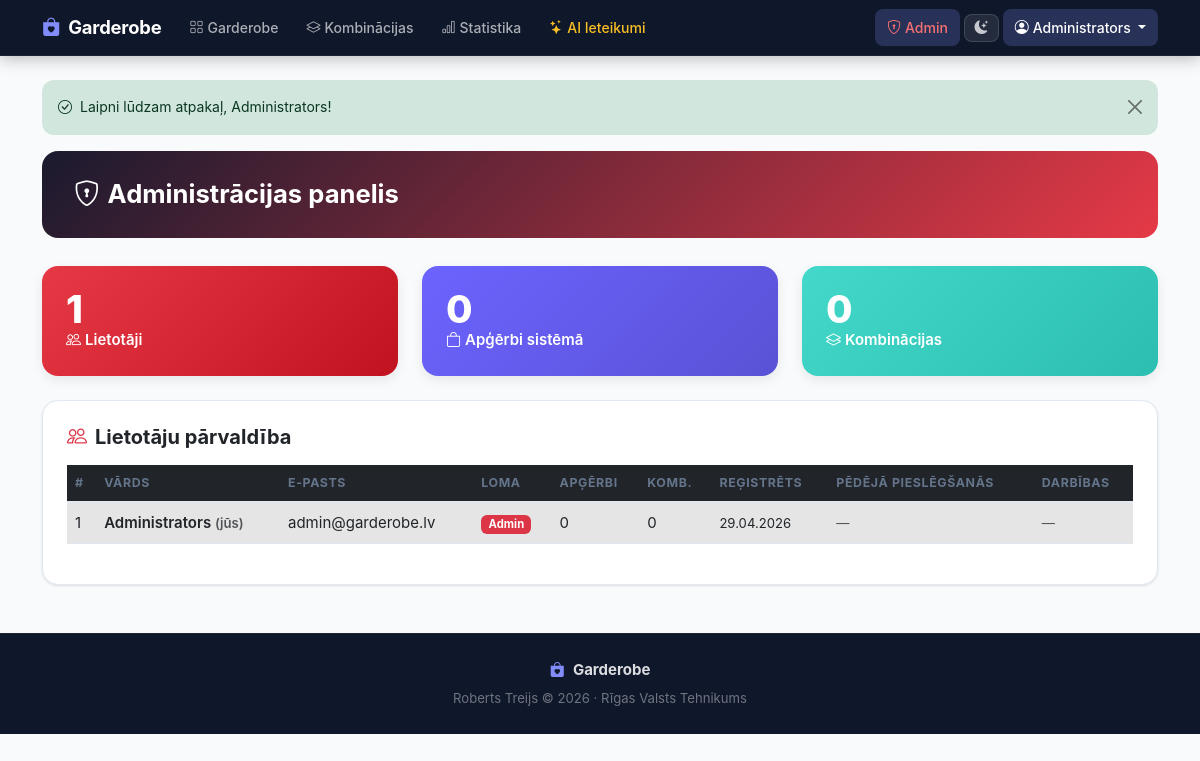
Screenshot of /pages/admin.php (signed in) with the database file from the repository.
### tables this page shows
CREATE TABLE IF NOT EXISTS users (
    id BIGINT UNSIGNED NOT NULL AUTO_INCREMENT,
    name VARCHAR(100) NOT NULL,
    email VARCHAR(150) NOT NULL UNIQUE,
    password VARCHAR(255) NOT NULL,
    role ENUM('user','premium','admin') DEFAULT 'user',
    style_preferences VARCHAR(100) NULL,
    sizes VARCHAR(100) NULL,
    last_login TIMESTAMP NULL DEFAULT NULL,
    created_at TIMESTAMP DEFAULT CURRENT_TIMESTAMP,
    PRIMARY KEY (id)
);

### includes/auth.php (called while the page is built, shortened)
<?php
function isLoggedIn() {
    return isset($_SESSION['user_id']);
}
function getCurrentUser() {
    $db = getDB();
    $stmt = $db->prepare("SELECT * FROM users WHERE id = ?");
    $stmt->execute([$_SESSION['user_id']]);
    return $stmt->fetch();
}
function isPremium() {
    $user = getCurrentUser();
    return $user && in_array($user['role'], ['premium', 'admin']);
}
function getFlash() {
    if (isset($_SESSION['flash'])) {
        $flash = $_SESSION['flash'];
        return $flash;
    }
    return null;
}
function sanitize($str) {
    return htmlspecialchars(trim($str), ENT_QUOTES, 'UTF-8');
}

### pages/admin.php (the view, shortened to what this page needs)
<?php
require_once __DIR__ . '/../includes/auth.php';
$user = getCurrentUser();
$db   = getDB();
$userCount    = $db->query("SELECT COUNT(*) FROM users")->fetchColumn();
$clothingCount= $db->query("SELECT COUNT(*) FROM clothing")->fetchColumn();
$outfitCount  = $db->query("SELECT COUNT(*) FROM outfits")->fetchColumn();
$users = $db->query("SELECT u.*,
    (SELECT COUNT(*) FROM clothing WHERE user_id=u.id) as clothing_count,
    (SELECT COUNT(*) FROM outfits WHERE user_id=u.id) as outfit_count
    FROM users u ORDER BY u.created_at DESC")->fetchAll();
require_once __DIR__ . '/../includes/header.php';
?>
<div class="page-header" style="background:linear-gradient(135deg,#1a1a2e,#e63946);">
  <h1><i class="bi bi-shield-lock me-2"></i>Administrācijas panelis</h1>
</div>
<div class="row g-4 mb-4">
  <div class="col-md-4">
    <div class="stat-card" style="background:linear-gradient(135deg,#e63946,#c1121f);">
      <div class="stat-num"><?= $userCount ?></div>
      <div class="fw-semibold"><i class="bi bi-people me-1"></i>Lietotāji</div>
    </div>
  </div>
  <div class="col-md-4">
    <div class="stat-card" style="background:linear-gradient(135deg,#6c63ff,#5a52d5);">
      <div class="stat-num"><?= $clothingCount ?></div>
      <div class="fw-semibold"><i class="bi bi-bag me-1"></i>Apģērbi sistēmā</div>
    </div>
  </div>
  <div class="col-md-4">
    <div class="stat-card" style="background:linear-gradient(135deg,#43d8c9,#2cbfb1);">
      <div class="stat-num"><?= $outfitCount ?></div>
      <div class="fw-semibold"><i class="bi bi-layers me-1"></i>Kombinācijas</div>
    </div>
  </div>
</div>
<div class="card p-4">
  <h5 class="fw-bold mb-3"><i class="bi bi-people me-2 text-danger"></i>Lietotāju pārvaldība</h5>
  <div class="table-responsive">
    <table class="table table-hover align-middle">
      <thead class="table-dark">
        <tr>
          <th>#</th><th>Vārds</th><th>E-pasts</th><th>Loma</th>
          <th>Apģērbi</th><th>Komb.</th><th>Reģistrēts</th><th>Pēdējā pieslēgšanās</th><th>Darbības</th>
        </tr>
      </thead>
      <tbody>
      <?php foreach ($users as $u):
        $roleClass = ['user'=>'secondary','premium'=>'warning','admin'=>'danger'];
        $roleLV    = ['user'=>'Lietotājs','premium'=>'Premium','admin'=>'Admin'];
      ?>
      <tr <?= $u['id']==$user['id'] ? 'class="table-active"' : '' ?>>
        <td><?= $u['id'] ?></td>
        <td class="fw-semibold"><?= sanitize($u['name']) ?>
          <?php if ($u['id']==$user['id']): ?><small class="text-muted">(jūs)</small><?php endif; ?>
        </td>
        <td><?= sanitize($u['email']) ?></td>
        <td><span class="badge bg-<?= $roleClass[$u['role']] ?>"><?= $roleLV[$u['role']] ?></span></td>
        <td><?= $u['clothing_count'] ?></td>
        <td><?= $u['outfit_count'] ?></td>
        <td><small><?= date('d.m.Y', strtotime($u['created_at'])) ?></small></td>
        <td><small class="text-muted"><?= $u['last_login'] ? date('d.m.Y H:i', strtotime($u['last_login'])) : '—' ?></small></td>
        <td>
          <?php if ($u['id'] != $user['id']): ?>
          <form method="POST" class="d-inline-flex gap-1 align-items-center">
            <input type="hidden" name="csrf_token" value="<?= generateCSRF() ?>">
            <input type="hidden" name="uid" value="<?= $u['id'] ?>">
            <select name="role" class="form-select form-select-sm" style="width:120px;">
              <option value="user"    <?= $u['role']==='user'    ?'selected':'' ?>>Lietotājs</option>
              <option value="premium" <?= $u['role']==='premium' ?'selected':'' ?>>Premium</option>
              <option value="admin"   <?= $u['role']==='admin'   ?'selected':'' ?>>Admin</option>
            </select>
            <button type="submit" name="change_role" class="btn btn-sm btn-primary">
              <i class="bi bi-check"></i>
            </button>
          </form>
          <a href="?delete_user=<?= $u['id'] ?>" class="btn btn-sm btn-outline-danger"
             onclick="return confirmDelete('Dzēst lietotāju <?= sanitize($u['name']) ?>? Tiks dzēsti arī visi viņa dati.')">
            <i class="bi bi-trash"></i>
          </a>
          <?php else: ?>
          <span class="text-muted small">—</span>
          <?php endif; ?>
        </td>
      </tr>
      <?php endforeach; ?>
      </tbody>
    </table>
  </div>
</div>
<?php require_once __DIR__ . '/../includes/footer.php'; ?>

### includes/header.php (shortened to what this page needs)
<!DOCTYPE html>
<html lang="lv">
<head>
    <link href="https://cdn.jsdelivr.net/npm/bootstrap@5.3.0/dist/css/bootstrap.min.css" rel="stylesheet">
    <link href="https://cdn.jsdelivr.net/npm/bootstrap-icons@1.11.0/font/bootstrap-icons.css" rel="stylesheet">
    <link href="<?= SITE_URL ?>/css/style.css" rel="stylesheet">
</head>
<body>
<nav class="navbar navbar-expand-lg navbar-dark sticky-top" id="mainNav">
  <div class="container">
    <a class="navbar-brand fw-bold" href="<?= SITE_URL ?>">
      <i class="bi bi-bag-heart-fill me-2" style="color:#818cf8;"></i>Garderobe
    </a>
    <div class="collapse navbar-collapse" id="navMenu">
      <ul class="navbar-nav me-auto gap-1 mt-2 mt-lg-0">
        <?php if (isLoggedIn()): ?>
        <li class="nav-item">
          <a class="nav-link" href="<?= SITE_URL ?>/pages/wardrobe.php"><i class="bi bi-grid me-1"></i>Garderobe</a>
        </li>
        <li class="nav-item">
          <a class="nav-link" href="<?= SITE_URL ?>/pages/outfits.php"><i class="bi bi-layers me-1"></i>Kombinācijas</a>
        </li>
        <li class="nav-item">
          <a class="nav-link" href="<?= SITE_URL ?>/pages/stats.php"><i class="bi bi-bar-chart me-1"></i>Statistika</a>
        </li>
        <?php if (isPremium()): ?>
        <li class="nav-item">
          <a class="nav-link" href="<?= SITE_URL ?>/pages/ai.php" style="color:#fbbf24 !important;"><i class="bi bi-stars me-1"></i>AI Ieteikumi</a>
        </li>
        <?php endif; ?>
        <?php endif; ?>
      </ul>
      <ul class="navbar-nav align-items-lg-center gap-1 mt-2 mt-lg-0">
        <?php if (isLoggedIn()):
          $navUser = getCurrentUser(); ?>
        <?php if ($navUser['role'] === 'admin'): ?>
        <li class="nav-item">
          <a class="nav-link" href="<?= SITE_URL ?>/pages/admin.php" style="color:#f87171 !important;"><i class="bi bi-shield-lock me-1"></i>Admin</a>
        </li>
        <?php endif; ?>
        <li class="nav-item d-none d-lg-flex align-items-center">
          <button class="theme-toggle" id="themeToggle" aria-label="Mainīt izskatu">
            <i class="bi bi-moon-stars-fill" id="themeIcon"></i>
          </button>
        </li>
        <li class="nav-item dropdown">
          <a class="nav-link dropdown-toggle" href="#" data-bs-toggle="dropdown">
            <i class="bi bi-person-circle me-1"></i><?= sanitize($navUser['name']) ?>
          </a>
        </li>
        <?php endif; ?>
      </ul>
    </div>
  </div>
</nav>
<div class="container mt-4">
<?php $flash = getFlash(); if ($flash): ?>
<div class="alert alert-<?= $flash['type']==='error'?'danger':$flash['type'] ?> alert-dismissible fade show" role="alert">
  <i class="bi bi-<?= ($flash['type']==='error'||$flash['type']==='danger')?'exclamation-circle':'check-circle' ?> me-2"></i><?= sanitize($flash['message']) ?>
  <button type="button" class="btn-close" data-bs-dismiss="alert"></button>
</div>
<?php endif; ?>

### includes/footer.php (shortened to what this page needs)
</div>
<footer class="footer mt-5 py-4">
  <div class="container text-center">
    <p class="mb-1">
      <i class="bi bi-bag-heart-fill me-1" style="color:#818cf8;"></i>
      <strong>Garderobe</strong>
    </p>
    <small>Roberts Treijs &copy; 2026 &middot; Rīgas Valsts Tehnikums</small>
  </div>
</footer>
</body>
</html>

### css/style.css (style rules this page uses)
:root { --brand: #6366f1; --brand-hover: #4f46e5; --brand-subtle: rgba(99,102,241,.1); --surface: #ffffff; --surface-2: #f8fafc; --surface-3: #f1f5f9; --text: #1e293b; --text-muted: #64748b; --border: #e2e8f0; --shadow-sm: 0 1px 2px rgba(0,0,0,.05); --shadow: 0 1px 3px rgba(0,0,0,.08), 0 1px 2px rgba(0,0,0,.04); --shadow-md: 0 4px 12px rgba(0,0,0,.08); --shadow-lg: 0 8px 28px rgba(0,0,0,.12); --radius: 12px; --radius-lg: 16px; --radius-xl: 20px; --t: .18s ease; }
*, *::before, *::after { box-sizing: border-box; }
body { font-family: -apple-system, BlinkMacSystemFont, 'Segoe UI', Roboto, sans-serif; font-size: .9375rem; line-height: 1.6; background: var(--surface-2); color: var(--text); -webkit-font-smoothing: antialiased; }
#mainNav { background: #0f172a !important; border-bottom: 1px solid rgba(255,255,255,.05); box-shadow: 0 2px 16px rgba(0,0,0,.28); }
#mainNav .navbar-brand { font-size: 1.15rem; font-weight: 700; letter-spacing: -.01em; color: #fff !important; }
#mainNav .nav-link { color: rgba(255,255,255,.65) !important; font-size: .875rem; font-weight: 500; padding: .45rem .75rem !important; border-radius: 8px; transition: all var(--t); }
#mainNav .nav-link.active-link { color: #fff !important; background: rgba(129,140,248,.22); }
.theme-toggle { background: rgba(255,255,255,.09); border: 1px solid rgba(255,255,255,.13); color: rgba(255,255,255,.75); border-radius: 8px; padding: .38rem .6rem; cursor: pointer; transition: all var(--t); font-size: .85rem; line-height: 1; }
.card { border: 1px solid var(--border); border-radius: var(--radius-lg); box-shadow: var(--shadow); background: var(--surface); transition: transform var(--t), box-shadow var(--t); }
.page-header { background: linear-gradient(135deg, var(--brand) 0%, var(--brand-hover) 100%); color: #fff; padding: 1.75rem 2rem; border-radius: var(--radius-lg); margin-bottom: 1.75rem; }
.page-header h1 { font-size: 1.6rem; font-weight: 700; margin: 0; }
.footer { background: #0f172a; color: rgba(255,255,255,.4); border-top: 1px solid rgba(255,255,255,.05); }
.footer strong { color: rgba(255,255,255,.85); }
.alert { border-radius: var(--radius); border: none; font-size: .875rem; }
.table { color: var(--text); }
.table thead th { font-size: .775rem; font-weight: 700; text-transform: uppercase; letter-spacing: .05em; color: var(--text-muted); border-bottom: 2px solid var(--border); }
.table td, .table th { border-color: var(--border); }
.stat-card { border-radius:var(--radius-lg); padding:1.5rem; color:#fff; box-shadow:var(--shadow-md); }
.stat-card .stat-num { font-size:2.4rem; font-weight:800; letter-spacing:-.03em; line-height:1; }

### rows the page displays
users: name "Administrators", id "1", shows "(jūs)", email "admin@garderobe.lv", role "Admin", clothing_count "0", outfit_count "0", created_at "29.04.2026"

### other values shown
$flash['message'] "Laipni lūdzam atpakaļ, Administrators!"
$userCount "1"
$clothingCount "0"
$outfitCount "0"
